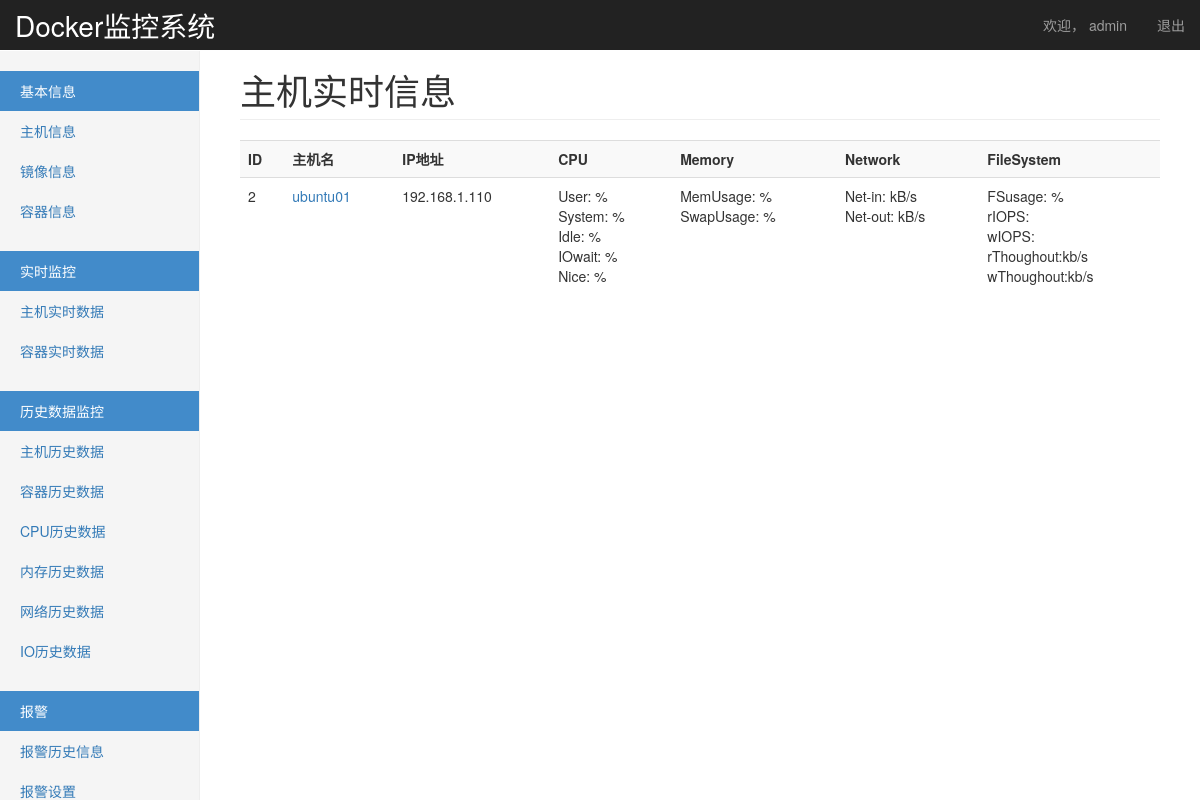
Screenshot of /monitor/real_host/ (signed in) with the database file from the repository.
### monitor/models.py (models this page shows, shortened)
@python_2_unicode_compatible
class Host(models.Model):
    hostname = models.CharField(u'主机名', max_length=32,)
    address = models.GenericIPAddressField(u'IP地址',)
    port = models.IntegerField(u'docker运行端口', default=2375)
    group = models.ManyToManyField(HostGroup, verbose_name=u'集群/组')
    status_choices = (
            ('Online', u'在线'),
            ('Offline', u'掉线'),
            ('Maintenance', u'维护'),
        )
    status = models.CharField(u'状态', choices=status_choices, max_length=64)
    username = models.CharField(u'用户名', default='root', max_length=32, blank=True, null=True)
    password = models.CharField(u'密码', max_length=32, blank=True, null=True)  # 明文，后续修改
    memo = models.TextField(u"备注", blank=True, null=True)

### monitor/views.py (the view)
def real_host(request):
    host_objs = models.Host.objects.filter(status="Online")
    data = {}
    for host in host_objs:
        real_raw_data_dic = {}
        for service_name in ['cpu','memory','network','block']:
            real_data = REDIS_OBJ.lrange("RawData_(%s,)_host_%s" % (host.id,service_name), 0, 0)
            if real_data:
                report_time,real_raw_data = real_data[0].split(",", 1)
                real_raw_data_dic[service_name] = eval(real_raw_data)
            else:
                real_raw_data_dic[service_name] = ''
        data[host.id] = real_raw_data_dic
        alert_service_name,alert_parameter = _get_alert_re()[0],_get_alert_re()[1]
        alert_exp = ''.join(_get_alert_re()[2:])
        try:
            real_parameter_data =data[host.id][alert_service_name][alert_parameter]
            print str(real_parameter_data)+alert_exp
            if eval(str(real_parameter_data)+alert_exp):
                mail_sub = 'Docker Host Perf Alart.'
                mail_htmltext = '''<html>
                    <h1>alert message:</h1>
                    <hr>
                    <p>hostname:%s</p>
                    <p>alert massage:</p>
                    <p>alert exp:%s%s</p>
                    <p>host:%s=%s</p>
                                </html>'''%(host.hostname,
                                            alert_parameter,
                                            alert_exp,
                                            alert_parameter,
                                            real_parameter_data )
                alert.SendEmail('yangfeilong_2009@126.com',mail_sub,mail_htmltext)
            else:
                pass
        except:
            pass
    return render(request, 'monitor/realtime_host.html',
                  {
                      "host_list":host_objs,
                      "real_host_data":data,
                  })

### monitor/views.py (called while the page is built)
def _get_alert_re():
    return ['memory','MemUsage','>','80']

### templates/monitor/realtime_host.html
{% extends 'base.html' %}
{% block page-header %}
主机实时信息
{% endblock %}
{% block page-content %}
    <table class="table table-striped table-hover">
        <tr>
            <th>ID</th>
            <th>主机名</th>
            <th>IP地址</th>
            <th>CPU</th>
            <th>Memory</th>
            <th>Network</th>
            <th>FileSystem</th>
        </tr>
        {% for host in host_list %}
        <tr>
        <td>{{ host.id }}</td>
        <td><a href="{% url 'monitor:real_data_detail' host.id %}">{{ host.hostname }}</a></td>
        <td>{{ host.address }}</td>
        {% for id,data in real_host_data.items %}
            {% if id == host.id %}
            <td>
                User:{{ data.cpu.user}}&nbsp;%<br>
                System:{{ data.cpu.system}}&nbsp;%<br>
                Idle:{{ data.cpu.idle}}&nbsp;%<br>
                IOwait:{{ data.cpu.iowait}}&nbsp;%<br>
                Nice:{{ data.cpu.nice}}&nbsp;%
            </td>
            <td>
                MemUsage:{{ data.memory.MemUsage }}&nbsp;%<br>
                SwapUsage:{{ data.memory.SwapUsage }}&nbsp;%
            </td>
                <td>Net-in:{{ data.network.eth0.net_in  }}&nbsp;kB/s<br>
            Net-out:{{ data.network.eth0.net_out }}&nbsp;kB/s
            </td>
            <td>
                FSusage:{{ data.block.fsusage }}&nbsp;%<br>
                rIOPS:{{ data.block.rtps }}<br>
                wIOPS:{{ data.block.wtps }}<br>
                rThoughout:{% widthratio data.block.breadps 1024 1%}kb/s<br>
                wThoughout:{% widthratio data.block.bwrtnps 1024 1%}kb/s
            </td>
        {% endif %}
        {% endfor %}
        </tr>
        {% endfor %}
    </table>
{% endblock %}

### templates/base.html (shortened to what this page needs)
<!DOCTYPE html>
<html lang="zh-CN"><head><meta http-equiv="Content-Type" content="text/html; charset=UTF-8">
    <link href="/static/bootstrap/css/bootstrap.min.css" rel="stylesheet">
    <link href="/static/bootstrap/css/dashboard.css" rel="stylesheet">
    <link href="/static/bootstrap/css/customers.css" rel="stylesheet">
  </head>
  <body>
    <nav class="navbar navbar-inverse navbar-fixed-top">
      <div class="container-fluid">
        <div class="navbar-header">
          <a class="navbar-brand" style="font-size: 28px" href="/monitor/">Docker监控系统</a>
        </div>
        <div id="navbar" class="navbar-collapse collapse">
          <ul class="nav navbar-nav navbar-right">
            <li><a href="#">欢迎，
                {% if request.user.userprofile.name %}
                    {{ request.user.userprofile.name }}
                {% else %}
                    {{ request.user }}
                {% endif %}
            </a></li>
            <li><a href="{% url 'acc_logout' %}">退出</a></li>
          </ul>
        </div>
      </div>
    </nav>
    {% block page-body %}
    <div class="container-fluid">
      <div class="row">
        <div class="col-sm-3 col-md-2 sidebar">
          {% block page-left %}
          <ul class="nav nav-sidebar">
            <li class="active"><a href="#">基本信息</a></li>
            <li class=""><a href="{% url 'monitor:host_list' %}">主机信息</a></li>
            <li class=""><a href="{% url 'monitor:images_list' %}">镜像信息</a></li>
            <li class=""><a href="{% url 'monitor:container_list' %}">容器信息</a></li>
          </ul>
          <ul class="nav nav-sidebar">
            <li class="active"><a href="#">实时监控</a></li>
            <li class=""><a href="{% url 'monitor:real_host' %}">主机实时数据</a></li>
            <li class=""><a href="#">容器实时数据</a></li>
          </ul>
          <ul class="nav nav-sidebar">
            <li class="active"><a href="#">历史数据监控</a></li>
            <li class=""><a href="{% url 'monitor:monitor_data_detail' 2 %}">主机历史数据</a></li>
            <li class=""><a href="#">容器历史数据</a></li>
            <li class=""><a href="#">CPU历史数据</a></li>
            <li class=""><a href="#">内存历史数据</a></li>
            <li class=""><a href="#">网络历史数据</a></li>
            <li class=""><a href="#">IO历史数据</a></li>
          </ul>
           <ul class="nav nav-sidebar">
            <li class="active"><a href="#">报警</a></li>
            <li class=""><a href="#">报警历史信息</a></li>
            <li class=""><a href="#">报警设置</a></li>
          </ul>
        {% endblock %}
        </div>
        <div class="col-sm-9 col-sm-offset-3 col-md-10 col-md-offset-2 main">
          <h1 class="page-header">{% block page-header %}Page-Header{% endblock %}</h1>
          {% block page-content %}{% endblock %}
        </div>
      </div>
    </div>
    {% endblock %}
</body></html>

### rows the page displays
Host: id "2", hostname "ubuntu01", address "192.168.1.110"

### other values shown
{{ request.user }} "admin"
